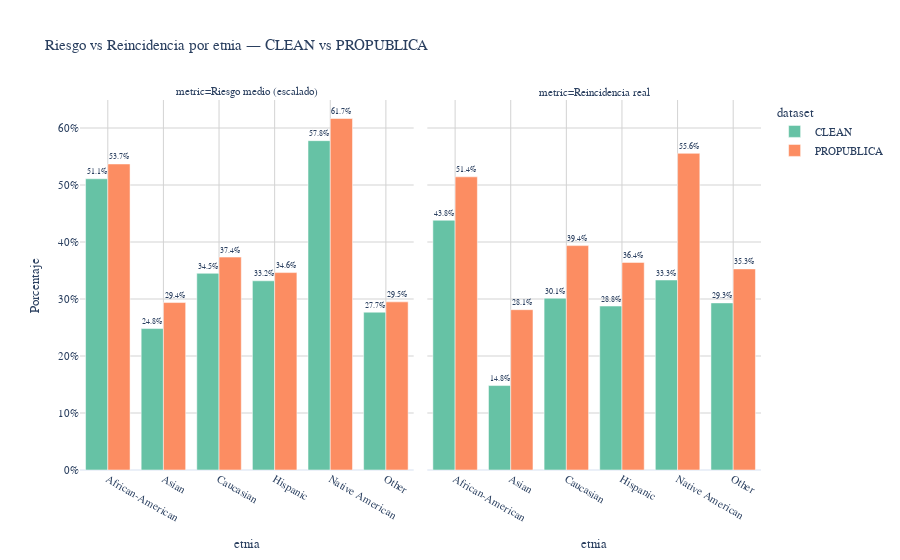

Source (notebook cell):
### Markdown cell above
Objetivo. Queremos comprobar si la relación entre la **puntuación COMPAS** (`resultado_compas`) y la **reincidencia real** (`reincide`) es parecida en los distintos grupos étnicos.

Método. Como estamos empezando y no asumimos normalidad, usamos **Spearman**, que mide la relación **monótona** entre dos variables. Calculamos Spearman por **etnia** en ambos datasets (ProPublica y Clean).

### Code cell
def _agg_riesgo_reincid(df, group_var):
    # Riesgo medio (1–10) -> escalar a 0–1
    riesgo = (
        df.groupby(group_var)['resultado_compas']
          .mean()
          .reset_index()
          .rename(columns={'resultado_compas':'riesgo_medio'})
    )
    riesgo['riesgo_medio_scaled'] = riesgo['riesgo_medio'] / 10.0

    # Reincidencia real (0–1)
    real = (
        df.groupby(group_var)['reincide']
          .mean()
          .reset_index()
          .rename(columns={'reincide':'reincidencia_real'})
    )
    return riesgo.merge(real, on=group_var)

def compare_risk_vs_recid_two(df_a, df_b, group_var, label_a='CLEAN', label_b='DIRTY'):
    """
    Compara riesgo medio (escalado) y reincidencia real por grupo entre dos datasets.
    Muestra barras paralelas por dataset y separa por métrica.
    Devuelve la tabla combinada.
    """
    comp_a = _agg_riesgo_reincid(df_a, group_var)
    comp_b = _agg_riesgo_reincid(df_b, group_var)

    comp_a['dataset'] = label_a
    comp_b['dataset'] = label_b

    comp = pd.concat([comp_a, comp_b], ignore_index=True)

    # Long para plot
    df_long = comp.melt(
        id_vars=[group_var,'dataset'],
        value_vars=['riesgo_medio_scaled','reincidencia_real'],
        var_name='metric', value_name='value'
    ).replace({'metric':{
        'riesgo_medio_scaled':'Riesgo medio (escalado)',
        'reincidencia_real':'Reincidencia real'
    }})

    # Barras paralelas (agrupadas) y facet por métrica
    fig = px.bar(
        df_long, x=group_var, y='value', color='dataset',
        barmode='group', text='value', facet_col='metric',
        title=f'Riesgo vs Reincidencia por {group_var} — {label_a} vs {label_b}'
    )
    fig.update_traces(texttemplate='%{text:.1%}', textposition='outside')
    fig.update_layout(
        yaxis_tickformat=',.0%', yaxis_title='Porcentaje',
        plot_bgcolor='rgba(255,255,255,1)',
        xaxis_showgrid=True, xaxis_gridcolor='lightgrey',
        yaxis_showgrid=True, yaxis_gridcolor='lightgrey'
    )
    fig.show()

    # Correlación de rangos (Spearman) en cada dataset (promedios por grupo)
    try:
        from scipy.stats import spearmanr
        rho_a, p_a = spearmanr(comp_a['riesgo_medio_scaled'], comp_a['reincidencia_real'])
        rho_b, p_b = spearmanr(comp_b['riesgo_medio_scaled'], comp_b['reincidencia_real'])
        print(f"[{label_a}] Spearman: rho={rho_a:.3f}, p={p_a:.4f}")
        print(f"[{label_b}] Spearman: rho={rho_b:.3f}, p={p_b:.4f}")
    except Exception as e:
        print(f"[Aviso] No se pudo calcular Spearman: {e}")

    return comp

# Ejecuto código
for g in [c for c in ['etnia','genero','rango_edad'] if c in df_twoyears.columns]:
     compare_risk_vs_recid_two(df_twoyears_clean, df_twoyears, g, 'CLEAN', 'PROPUBLICA')

### Figure 1 — Plotly figure (JSON) as saved in the notebook; plotly's stock layout.template omitted (floating-point values rounded to 4 significant figures)
{"data": [{"alignmentgroup": "True", "hovertemplate": "dataset=CLEAN<br>metric=Riesgo medio (escalado)<br>etnia=%{x}<br>value=%{text}<extra></extra>", "legendgroup": "CLEAN", "marker": {"color": "rgb(102,194,165)", "pattern": {"shape": ""}}, "name": "CLEAN", "offsetgroup": "CLEAN", "orientation": "v", "showlegend": true, "text": [0.5109, 0.2481, 0.3451, 0.3319, 0.5778, 0.2769], "textposition": "outside", "texttemplate": "%{text:.1%}", "type": "bar", "x": ["African-American", "Asian", "Caucasian", "Hispanic", "Native American", "Other"], "xaxis": "x", "y": [0.5109, 0.2481, 0.3451, 0.3319, 0.5778, 0.2769], "yaxis": "y"}, {"alignmentgroup": "True", "hovertemplate": "dataset=CLEAN<br>metric=Reincidencia real<br>etnia=%{x}<br>value=%{text}<extra></extra>", "legendgroup": "CLEAN", "marker": {"color": "rgb(102,194,165)", "pattern": {"shape": ""}}, "name": "CLEAN", "offsetgroup": "CLEAN", "orientation": "v", "showlegend": false, "text": [0.4382, 0.1481, 0.3013, 0.2876, 0.3333, 0.2932], "textposition": "outside", "texttemplate": "%{text:.1%}", "type": "bar", "x": ["African-American", "Asian", "Caucasian", "Hispanic", "Native American", "Other"], "xaxis": "x2", "y": [0.4382, 0.1481, 0.3013, 0.2876, 0.3333, 0.2932], "yaxis": "y2"}, {"alignmentgroup": "True", "hovertemplate": "dataset=PROPUBLICA<br>metric=Riesgo medio (escalado)<br>etnia=%{x}<br>value=%{text}<extra></extra>", "legendgroup": "PROPUBLICA", "marker": {"color": "rgb(252,141,98)", "pattern": {"shape": ""}}, "name": "PROPUBLICA", "offsetgroup": "PROPUBLICA", "orientation": "v", "showlegend": true, "text": [0.5369, 0.2938, 0.3735, 0.3463, 0.6167, 0.295], "textposition": "outside", "texttemplate": "%{text:.1%}", "type": "bar", "x": ["African-American", "Asian", "Caucasian", "Hispanic", "Native American", "Other"], "xaxis": "x", "y": [0.5369, 0.2938, 0.3735, 0.3463, 0.6167, 0.295], "yaxis": "y"}, {"alignmentgroup": "True", "hovertemplate": "dataset=PROPUBLICA<br>metric=Reincidencia real<br>etnia=%{x}<br>value=%{text}<extra></extra>", "legendgroup": "PROPUBLICA", "marker": {"color": "rgb(252,141,98)", "pattern": {"shape": ""}}, "name": "PROPUBLICA", "offsetgroup": "PROPUBLICA", "orientation": "v", "showlegend": false, "text": [0.5143, 0.2812, 0.3936, 0.3642, 0.5556, 0.3528], "textposition": "outside", "texttemplate": "%{text:.1%}", "type": "bar", "x": ["African-American", "Asian", "Caucasian", "Hispanic", "Native American", "Other"], "xaxis": "x2", "y": [0.5143, 0.2812, 0.3936, 0.3642, 0.5556, 0.3528], "yaxis": "y2"}], "layout": {"annotations": [{"font": {}, "showarrow": false, "text": "metric=Riesgo medio (escalado)", "x": 0.245, "xanchor": "center", "xref": "paper", "y": 1, "yanchor": "bottom", "yref": "paper"}, {"font": {}, "showarrow": false, "text": "metric=Reincidencia real", "x": 0.755, "xanchor": "center", "xref": "paper", "y": 1, "yanchor": "bottom", "yref": "paper"}], "barmode": "group", "legend": {"title": {"text": "dataset"}, "tracegroupgap": 0}, "plot_bgcolor": "rgba(255,255,255,1)", "title": {"text": "Riesgo vs Reincidencia por etnia — CLEAN vs PROPUBLICA"}, "xaxis": {"anchor": "y", "domain": [0, 0.49], "gridcolor": "lightgrey", "showgrid": true, "title": {"text": "etnia"}}, "xaxis2": {"anchor": "y2", "domain": [0.51, 1], "matches": "x", "title": {"text": "etnia"}}, "yaxis": {"anchor": "x", "domain": [0, 1], "gridcolor": "lightgrey", "showgrid": true, "tickformat": ",.0%", "title": {"text": "Porcentaje"}}, "yaxis2": {"anchor": "x2", "domain": [0, 1], "matches": "y", "showticklabels": false}}}
